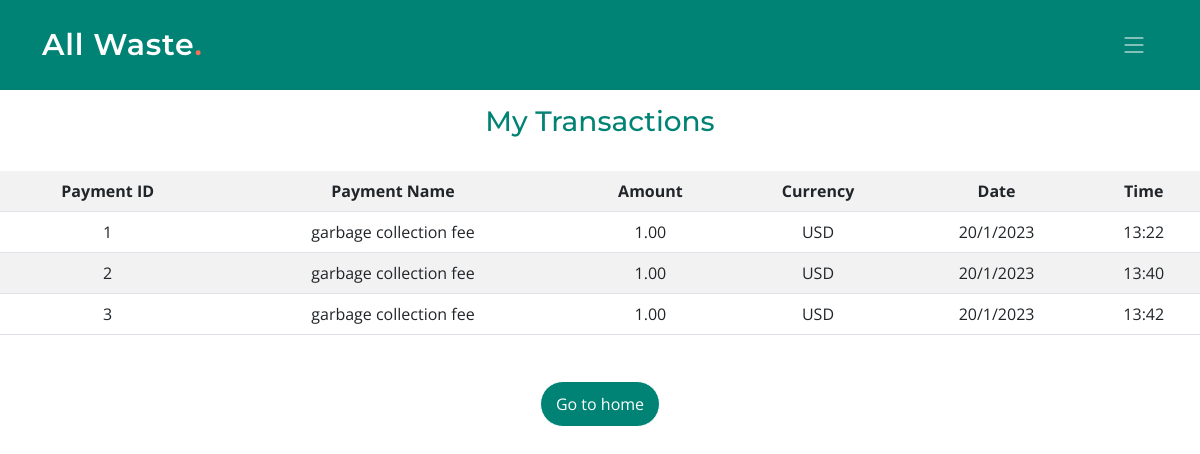
Page /paypal/history.php (signed in) on the earlier database version.
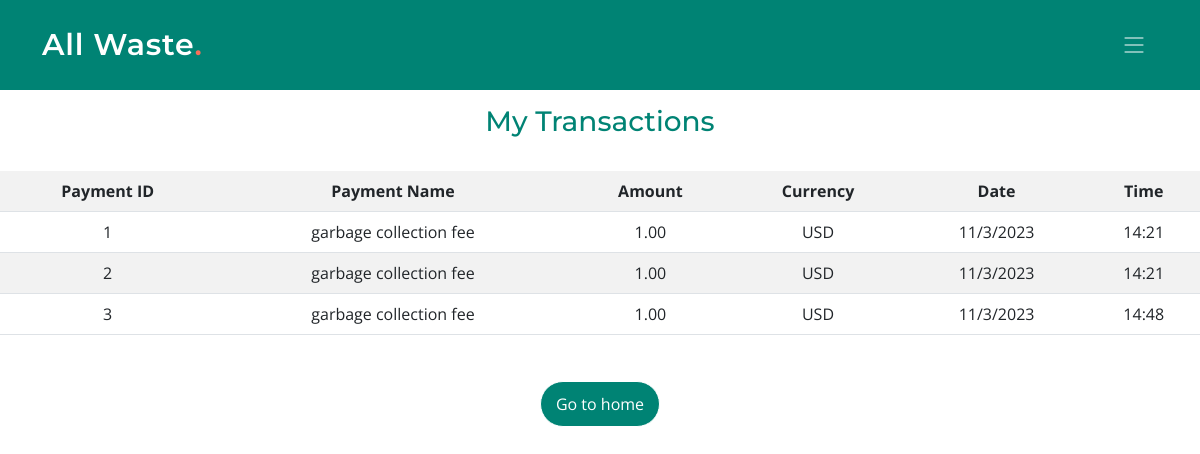
Same page on the later database version.
### tables this page shows
CREATE TABLE `payments` (
  `id` int(11) NOT NULL,
  `status` varchar(30) NOT NULL,
  `payment_name` varchar(100) NOT NULL DEFAULT 'garbage collection fee',
  `amount` double(10,2) NOT NULL,
  `currency` varchar(10) NOT NULL,
  `created_at` datetime DEFAULT current_timestamp(),
  `updated_at` datetime DEFAULT current_timestamp(),
  `paid_by` int(11) NOT NULL
);

### DBController.php (called while the page is built, shortened)
<?php
function connect()
{
  $servername = "localhost";
  $user = "root";
  $password = "";
  $database = "allwaste";
  $connection = new mysqli($servername, $user, $password, $database) or die("Not connected".$connection->error);
  return $connection;
}
function getData($sql)
{
  $connection = connect();
  $result = $connection->query($sql);
  while($rows = $result->fetch_assoc())
  {
    $row[] = $rows;
  }
  return $row??null;
}
?>

### paypal/history.php (the view, shortened to what this page needs)
<?php
include "../DBController.php";
$id = $_SESSION['id'] ?? null;
$sql_select = "SELECT * FROM payments WHERE paid_by = '$id'";
?>
<!DOCTYPE html>
<html lang="en">
<head>
  <link href='https://unpkg.com/boxicons@2.0.7/css/boxicons.min.css' rel='stylesheet'>
  <link rel="stylesheet" href="../styles.css">
  <link href="../assets/vendor/bootstrap/css/bootstrap.min.css" rel="stylesheet">
  <link href="../assets/vendor/bootstrap-icons/bootstrap-icons.css" rel="stylesheet">
  <link href="../assets/vendor/aos/aos.css" rel="stylesheet">
  <link href="../assets/vendor/glightbox/css/glightbox.min.css" rel="stylesheet">
  <link href="../assets/vendor/swiper/swiper-bundle.min.css" rel="stylesheet">
  <link href="../assets/css/main.css" rel="stylesheet">
</head>
<body>
	<header id="header" class="header d-flex align-items-center">
	<div class="container-fluid container-xl d-flex align-items-center justify-content-between">
	<a href="index.html" class="logo d-flex align-items-center">
		<h1>All Waste<span>.</span></h1>
	</a>
	<i class="mobile-nav-toggle mobile-nav-show bi bi-list"></i>
	</div>
	</header>
	<h3 class = "text-center">My Transactions</h3>
	<br/>
	<table class = "table table-striped text-center">
		<tr>
			<th>Payment ID</th>
			<th>Payment Name</th>
			<th>Amount</th>
			<th>Currency</th>
			<th>Date</th>
			<th>Time</th>
		</tr>
		<?php
			if($row = getData($sql_select))
			{
				echo "<tr>";
				foreach ($row as $rows) {
					$timestamp = new DateTime($rows['updated_at']);
					$date = $timestamp->format('j/n/Y');
					$time = $timestamp->format('H:i');
					echo "<td>".$rows['id']."</td>";
					echo "<td>".$rows['payment_name']."</td>";
					echo "<td>".$rows["amount"]."</td>";
					echo "<td>".$rows["currency"]."</td>";
					echo "<td>".$date."</td>";
					echo "<td>".$time."</td>";
					echo "</tr>";
				}
			}
		?>
</table>
<div class = "text-center">
	<a href = "../index.html"><button class = "btn home">Go to home</button></a>
</div>
</body>

Differences in the rows shown:
changed payments id 1: updated_at "20/1/2023" → "11/3/2023"; updated_at "13:22" → "14:21"
changed payments id 2: updated_at "20/1/2023" → "11/3/2023"; updated_at "13:40" → "14:21"
changed payments id 3: updated_at "20/1/2023" → "11/3/2023"; updated_at "13:42" → "14:48"
